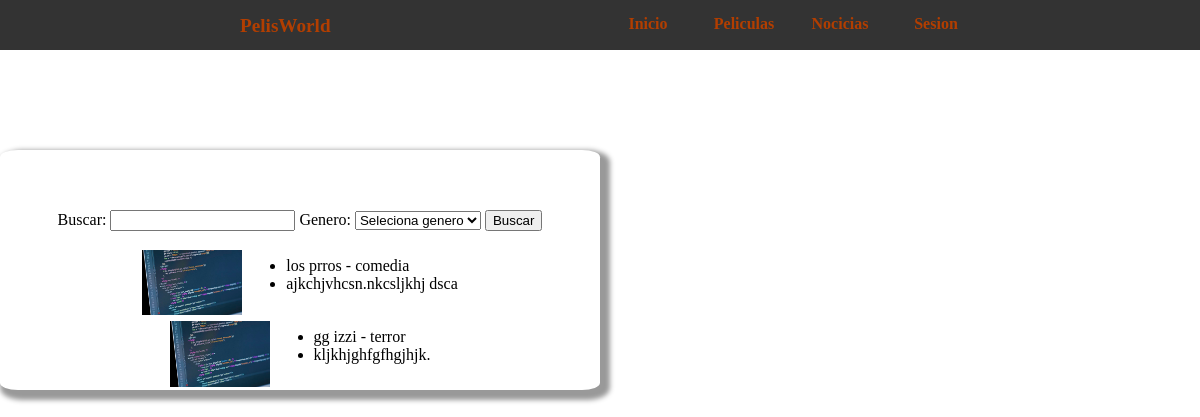
Page /Pelisworld/userBuscarpeli.php on the committed database.
### tables this page shows
CREATE TABLE `peliculas` (
  `id` int(10) NOT NULL,
  `nombrePeli` varchar(50) NOT NULL,
  `descripcion` varchar(500) NOT NULL,
  `video` varchar(500) NOT NULL,
  `fotoPeli` varchar(500) DEFAULT NULL,
  `anioPeli` varchar(10) NOT NULL,
  `descarga` varchar(500) NOT NULL,
  `genero` enum('accion','terror','animacion','comedia','drama','cifi') NOT NULL
);

### Pelisworld/userBuscarpeli.php (the view, shortened to what this page needs)
<?php
include('conexiones/conexionLocalhost.php');
if(isset($_GET['valor'])){
$queryGetpeli = sprintf("SELECT id, nombrePeli, descripcion, fotoPeli, genero FROM peliculas WHERE nombrePeli LIKE '%s' AND genero like '%s' " ,
	mysql_real_escape_string(trim("%".$_GET['valor']."%")),
	mysql_real_escape_string(trim("%".$_GET['genero']."%"))
);
$resQuerygetpeli = mysql_query($queryGetpeli, $conexionLocalhost) or trigger_error(mysql_error(), E_USER_ERROR);
$pelis = mysql_fetch_assoc($resQuerygetpeli);
$totalpelis = mysql_num_rows($resQuerygetpeli);
}else{
$queryGetpeli = "SELECT id, nombrePeli, descripcion, fotoPeli, genero FROM peliculas";
$resQuerygetpeli = mysql_query($queryGetpeli, $conexionLocalhost) or trigger_error(mysql_error(), E_USER_ERROR);
$pelis = mysql_fetch_assoc($resQuerygetpeli);
$totalpelis = mysql_num_rows($resQuerygetpeli);
}
 ?>
<!DOCTYPE html PUBLIC>
<html lang="en">
<head>
	<link href="css/estiluchos.css"  rel="stylesheet" >
</head>
<body>
	<?php include('includes/nev.php'); ?>
	<div class="noticia">
	<form action="userBuscarpeli.php" method="get">
  	<label for="valor">Buscar:</label>
  	<input type="text" name="valor" />
  	<label form="genero">Genero:</label>
    <select id="genero" name="genero" >
          <option value="" selected ="selected">Seleciona genero</option>
        </select>
	<input type="submit" name="sent" value="Buscar" />
    </form>
    	<?php if($totalpelis) { do{ ?>
		<table>
			<tr>
				<td><a href="pelicula.php?peliId=<?php echo $pelis['id']; ?>"><img <?php echo 'src="'.$pelis['fotoPeli'].'"'?> width="100" heigth="100"  alt=""></a></td>
				<td><ul>
					<li><?php echo $pelis['nombrePeli']." - ". $pelis['genero']  ?></li>
					<li><?php echo $pelis['descripcion'] ?></li>
				</ul></td>
			</tr>
		</table>
		<?php } while($pelis = mysql_fetch_assoc($resQuerygetpeli)); }else{?>
		<h2>No se encontrataron resultados</h2>
		<?php } ?>
    </div>
</body>
</html>

### Pelisworld/css/estiluchos.css (style rules this page uses)
body { margin: 0; padding: 0; background-color: #fff; }
ul li:last-child { position: relative; }
.noticia { padding-top: 5%; display: flex; flex-direction:column; margin-top: 100px; width: 600px; background-color: #fff; color: #000; align-items: center; box-shadow: 5px 5px 5px 5px #999; border-radius: 3%; font-family: Bahnschrift SemiBold; box-sizing: border-box; }

### rows in the picture
peliculas: fotoPeli (picture), nombrePeli "los prros", genero "comedia", descripcion "ajkchjvhcsn.nkcsljkhj dsca"
peliculas: fotoPeli (picture), nombrePeli "gg izzi", genero "terror", descripcion "kljkhjghfgfhgjhjk."
